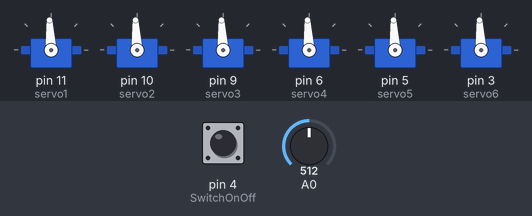
The sketch below on a simulated Arduino Uno, built with avr-gcc and run on an emulated ATmega328P. Shown: 6 × servo. The test bench sets the inputs (shaded band); at power-on: pin 4 (SwitchOnOff) HIGH, A0 = 512. What the sketch prints to the serial monitor is not drawn.

Above: at 1.2 s.
1.3 s: pin 4 (SwitchOnOff) pulled LOW for 0.15 s
Timing chart, 0 to 4.3 s (numbered marks = the images above; inputs shaded):
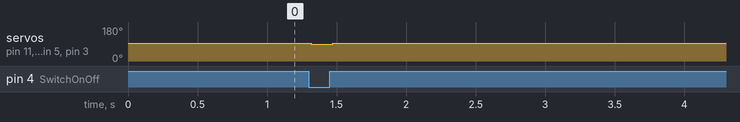

The sketch:

Onepac_PWM.ino
```cpp
/*
  Reads an analog input on pin 9, prints the result to the Serial Monitor. Meant to run a motor.
  More info on motor(PWM)values at "sensorValue=sensorValue" line.
  Attach the center pin of a potentiometer to pin A0, and the outside pins to +5V and ground.

  http://www.arduino.cc/en/Tutorial/AnalogReadSerial
*/
#include<Servo.h>
Servo servo1;
Servo servo2;
Servo servo3;
Servo servo4;
Servo servo5;
Servo servo6;

double sensorValue = 0; //Doubled the sensor value so that you could get a reading on the Serial Monitor
int sensorOut = 0;//This variable reads the value of the potentiometer and will display it on the serial monitor
const int SwitchOnOff = 4;// This variable tells the switch what to do.
int SwitchState = 0;// This variable reads the state of the switch, whether it's high or low.

void setup() {
  Serial.begin(9600);  // initialize serial communication at 9600 bits per second
  //Open the Serial Monitor under the Tools bar once the program is running and you can see the values of the potentiometer at various point
  servo1.attach(11); //assigns the servo called servo1 to pin 10, which is also a PWM pin. PWM is better described at https://www.arduino.cc/en/Tutorial/PWM.
  servo2.attach(10);
  servo3.attach(9);
  servo4.attach(6);
  servo5.attach(5);
  servo6.attach(3);

  servo1.writeMicroseconds(1500);  //This sets servo to mid-point of map range. Described better in void loop.
  servo2.writeMicroseconds(1500);
  servo3.writeMicroseconds(1500);
  servo4.writeMicroseconds(1500);
  servo5.writeMicroseconds(1500);
  servo6.writeMicroseconds(1500);

  pinMode(SwitchOnOff, INPUT_PULLUP); //This declares that the variable SwitchOnOff is an input_pullup.
  //INPUT_PULLUP just inverts the high and low commands, meaning that high = off and low = on, not the other way around.
}


void loop() {
  sensorValue = analogRead(A0); // read the input on analog pin 0. This is your value from 0-1023.
  sensorOut = map(sensorValue, 0, 1023, 700, 2200); //This changes the PWM values from 0-1023 to microsecond values. 700 is fully counter-clockwise and 2200 is fully clockwise.
  /*For more info on microseconds and the map function look here at https://www.arduino.cc/en/Reference/ServoWriteMicroseconds.
  The map function is decribed further here at https://www.arduino.cc/reference/en/language/functions/math/map/.
  */
  SwitchState = digitalRead(SwitchOnOff); //This line reads the state of the switch, whether it's high or low.

  if(SwitchState == LOW) {
    servo1.writeMicroseconds(sensorOut); //If the switch state is low(actually high because of the inversion of INPUT_PULLUP), the servo will be set to the value of sensorOut(potentiometer)
    servo2.writeMicroseconds(sensorOut);
    servo3.writeMicroseconds(sensorOut);
    servo4.writeMicroseconds(sensorOut);
    servo5.writeMicroseconds(sensorOut);
    servo6.writeMicroseconds(sensorOut);

  } else {
    servo1.writeMicroseconds(1500);// If the switch state is high(actually low because of the inversion of INPUT_PULLUP), the servo will be set to 1500, because 1500 is the neutral value.
    servo2.writeMicroseconds(1500);
    servo3.writeMicroseconds(1500);
    servo4.writeMicroseconds(1500);
    servo5.writeMicroseconds(1500);
    servo6.writeMicroseconds(1500);
  }

  //Serial.println(SwitchState);// remove the two forward slashes in the front if you would like to see the state of ther switch, but comment out the other Serial.println then.
  Serial.println(sensorOut); //Prints out the final value of the potentiometer to the Serial Monitor.
  delay(25);// delay for 25ms in between helps with stability

}
```

Measured:
- after the input at 1.3 s, servo on pin 11 (servo1), servo on pin 10 (servo2), servo on pin 9 (servo3), servo on pin 6 (servo4), servo on pin 5 (servo5), servo on pin 3 (servo6): 93° → 88° at once, → 93° 0.15 s later
